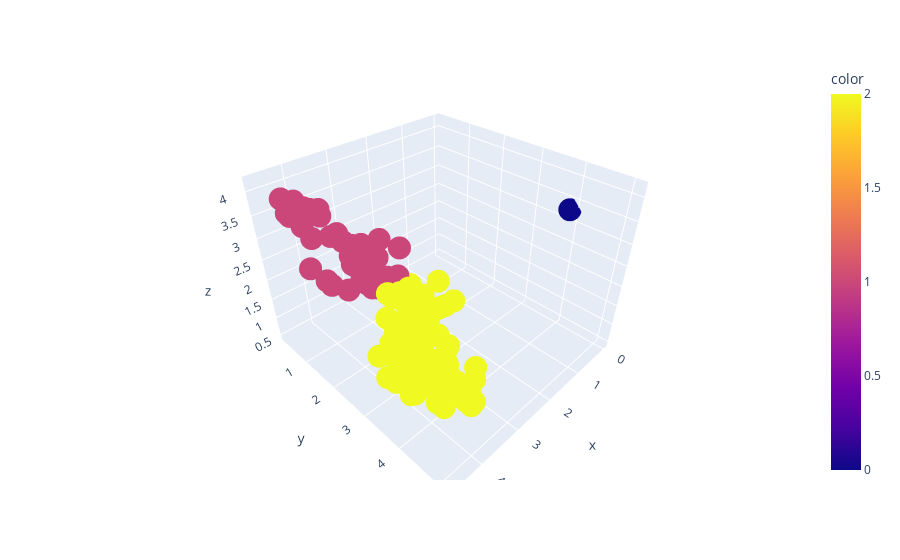

The notebook cell this image was saved under:
### Code cell
x = intfe_dict_kmeans3_fe['int_fe_2016'].T[0]
y = intfe_dict_kmeans3_fe['int_fe_2016'].T[1]
z = intfe_dict_kmeans3_fe['int_fe_2016'].T[2]
fig = px.scatter_3d(x=x, y=y, z=z, color = intfe_dict_kmeans3_labels['int_fe_2016'].labels_)
fig.show()

### Figure 1 — Plotly figure (JSON) as saved in the notebook; plotly's stock layout.template omitted (floating-point values rounded to 4 significant figures; data arrays with more than 128 entries replaced by an {"elided": "..."} marker saying what was removed)
{"data": [{"hovertemplate": "x=%{x}<br>y=%{y}<br>z=%{z}<br>color=%{marker.color}<extra></extra>", "legendgroup": "", "marker": {"color": {"elided": "227 int values"}, "coloraxis": "coloraxis", "symbol": "circle"}, "mode": "markers", "name": "", "scene": "scene", "showlegend": false, "type": "scatter3d", "x": {"elided": "227 float values"}, "y": {"elided": "227 float values"}, "z": {"elided": "227 float values"}}], "layout": {"coloraxis": {"colorbar": {"title": {"text": "color"}}, "colorscale": [[0, "#0d0887"], [0.1111, "#46039f"], [0.2222, "#7201a8"], [0.3333, "#9c179e"], [0.4444, "#bd3786"], [0.5556, "#d8576b"], [0.6667, "#ed7953"], [0.7778, "#fb9f3a"], [0.8889, "#fdca26"], [1, "#f0f921"]]}, "legend": {"tracegroupgap": 0}, "margin": {"t": 60}, "scene": {"domain": {"x": [0, 1], "y": [0, 1]}, "xaxis": {"title": {"text": "x"}}, "yaxis": {"title": {"text": "y"}}, "zaxis": {"title": {"text": "z"}}}}}
